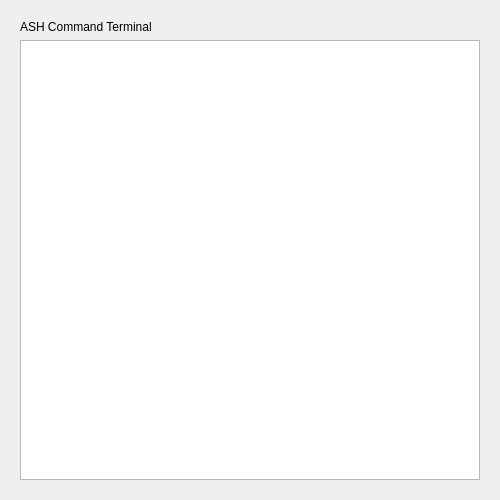
<?xml version="1.0" encoding="UTF-8"?>
<ui version="4.0">
 <class>glitch_ash</class>
 <widget class="QDialog" name="glitch_ash">
  <property name="geometry">
   <rect>
    <x>0</x>
    <y>0</y>
    <width>500</width>
    <height>500</height>
   </rect>
  </property>
  <property name="windowTitle">
   <string>Glitch: ASH</string>
  </property>
  <layout class="QVBoxLayout" name="verticalLayout">
   <item>
    <widget class="QFrame" name="frame">
     <layout class="QVBoxLayout" name="verticalLayout_2">
      <item>
       <widget class="QLabel" name="label">
        <property name="text">
         <string>ASH Command Terminal</string>
        </property>
        <property name="wordWrap">
         <bool>true</bool>
        </property>
       </widget>
      </item>
      <item>
       <widget class="glitch_ash_textedit" name="text">
        <property name="textInteractionFlags">
         <set>Qt::TextEditable|Qt::TextSelectableByKeyboard</set>
        </property>
       </widget>
      </item>
     </layout>
    </widget>
   </item>
  </layout>
 </widget>
 <customwidgets>
  <customwidget>
   <class>glitch_ash_textedit</class>
   <extends>QTextEdit</extends>
   <header>glitch-ash.h</header>
  </customwidget>
 </customwidgets>
 <resources/>
 <connections/>
</ui>
